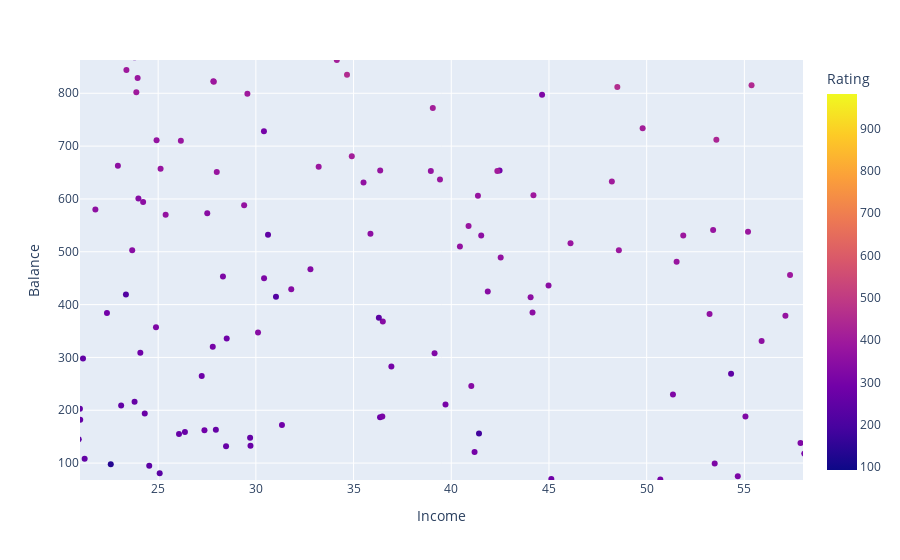

The notebook cell this image was saved under:
### Markdown cell above
Supponiamo ora di voler visualizzare una **terza dimensione**. E' possibile con uno scatterplot 3D.<br>
In generale, la terza dimensione negli scatterplot è visualizzabile con il **colore** (parametro `color`) oppure il tipo di punto (parametro `symbol`).

### Code cell
px.scatter(df, x='Income', y='Balance', range_x=[21, 58], range_y=[68,863], color='Rating')

### Figure 1 — Plotly figure (JSON) as saved in the notebook; plotly's stock layout.template omitted (floating-point values rounded to 4 significant figures; data arrays with more than 128 entries replaced by an {"elided": "..."} marker saying what was removed)
{"data": [{"hovertemplate": "Income=%{x}<br>Balance=%{y}<br>Rating=%{marker.color}<extra></extra>", "legendgroup": "", "marker": {"color": {"elided": "400 int values"}, "coloraxis": "coloraxis", "symbol": "circle"}, "mode": "markers", "name": "", "orientation": "v", "showlegend": false, "type": "scatter", "x": {"elided": "400 float values"}, "xaxis": "x", "y": {"elided": "400 int values"}, "yaxis": "y"}], "layout": {"autosize": true, "coloraxis": {"colorbar": {"title": {"text": "Rating"}}, "colorscale": [[0, "#0d0887"], [0.1111, "#46039f"], [0.2222, "#7201a8"], [0.3333, "#9c179e"], [0.4444, "#bd3786"], [0.5556, "#d8576b"], [0.6667, "#ed7953"], [0.7778, "#fb9f3a"], [0.8889, "#fdca26"], [1, "#f0f921"]]}, "legend": {"tracegroupgap": 0}, "margin": {"t": 60}, "xaxis": {"anchor": "y", "domain": [0, 1], "range": [21, 58], "title": {"text": "Income"}, "type": "linear"}, "yaxis": {"anchor": "x", "domain": [0, 1], "range": [68, 863], "title": {"text": "Balance"}, "type": "linear"}}}
